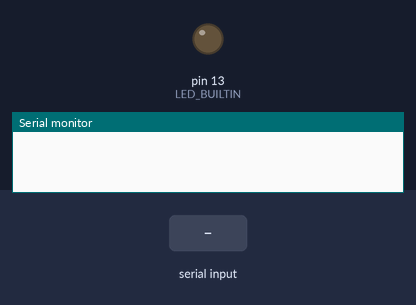
This sketch was run on a simulated Arduino Uno, built with avr-gcc and run on an emulated ATmega328P. Shown: output pins drawn as LEDs (lit = HIGH), the last lines printed to the serial monitor. The inputs (shaded band) are chosen by the test bench.

Above: at 1.9 s.
2.0 s: "s" received over Serial
At 2.7 s:
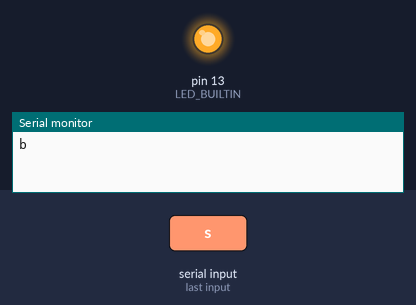
3.5 s: "m" received over Serial
Timing chart, 0 to 6.5 s (numbered marks = the images above; inputs shaded):
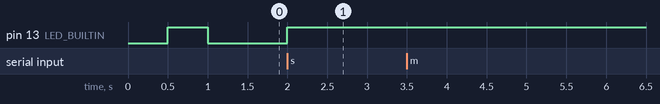

The sketch:

subcomm.ino
```cpp
const long siz = 1;
const int speriod = 250;
const char trotor = 20;
char tcount = 0;
unsigned long ctim = 0;
unsigned long lastim = 0;
byte senid[siz];
unsigned long tim[siz];
int msg[siz];
boolean clct = true;
boolean wrt = false;
char ctr = 0;
int ictr = 0;
char i = 0;

void setup() {
  Serial.begin(115200);
  pinMode(LED_BUILTIN, OUTPUT);

  for (ctr = 0; ctr < siz; ctr++) {
    tim[ctr] = 1;
    msg[ctr] = 1;
  }

  ctr = 0;


  digitalWrite(LED_BUILTIN, LOW);
  delay(500);
  digitalWrite(LED_BUILTIN, HIGH);
  delay(500);
  digitalWrite(LED_BUILTIN, LOW);


  while (1) {
    if (Serial.available() > 0) {
      if (Serial.read() == 's') {
        Serial.write('b');
        break;
      }
    }
  }

  digitalWrite(LED_BUILTIN, HIGH);


  while (1) {

    if (Serial.available() > 0) {
      if (Serial.read() == 'm') {
        break;
      }
    }
  }


  ctim = micros();
  lastim = micros();

}

void loop() {
  if (Serial.available() > 0) {
    if (Serial.read() == 's') {
      Serial.write('b');
    }
    while (1) {
      if (Serial.available() > 0) {
        if (Serial.read() == 'm') {
          ictr = 0;
          ctr = 0;
          ctim = micros();
          lastim = micros();
          clct = true;
          wrt = false;
          break;
        }
      }
    }
  }
  if(clct){
    lastim = micros();
    tim[ctr] = (lastim - ctim) / 1000;
    //Serial.println("clct");
    //Serial.println(tim[ctr]);
    msg[ctr] = ictr;
    senid[ctr] = 2;
    //Serial.println(msg[ctr]);
    ictr++;
    ctr++;
    if(ctr >= siz){
      clct = false;
      wrt = true;
      ctr=0;
    }
  }
  if(wrt){
    datwrt();
    ctr = 0;
    wrt = false;
    clct = true;
  }
  delay(speriod);

}

void datwrt(){
   for (i = 0; i < siz; i++) {
      Serial.write(senid[i]);
      //Serial.println(tim[i]);
    }
    for (i = 0; i < siz; i++) {
      Serial.write(tim[i] % 256);
      //Serial.println(tim[i]);
    }
    Serial.flush();
    for (i = 0; i < siz; i++) {
      Serial.write((tim[i] / 256));
      //Serial.println((tim[i]/256));
    }
    Serial.flush();
    for (i = 0; i < siz; i++) {
      Serial.write((tim[i] / 256 / 256));
      //Serial.println((tim[i]/256));
    }
    Serial.flush();
    for (i = 0; i < siz; i++) {
      Serial.write(msg[i] % 256);
      //Serial.println(msg[i]);
    }
    Serial.flush();
    for (i = 0; i < siz; i++) {
      Serial.write((msg[i] / 256));
      //Serial.println((msg[i]/256));
    }
    Serial.flush();
}
```

Measured:
- after the input at 2.0 s, pin 13 (LED_BUILTIN): LOW → HIGH at once
